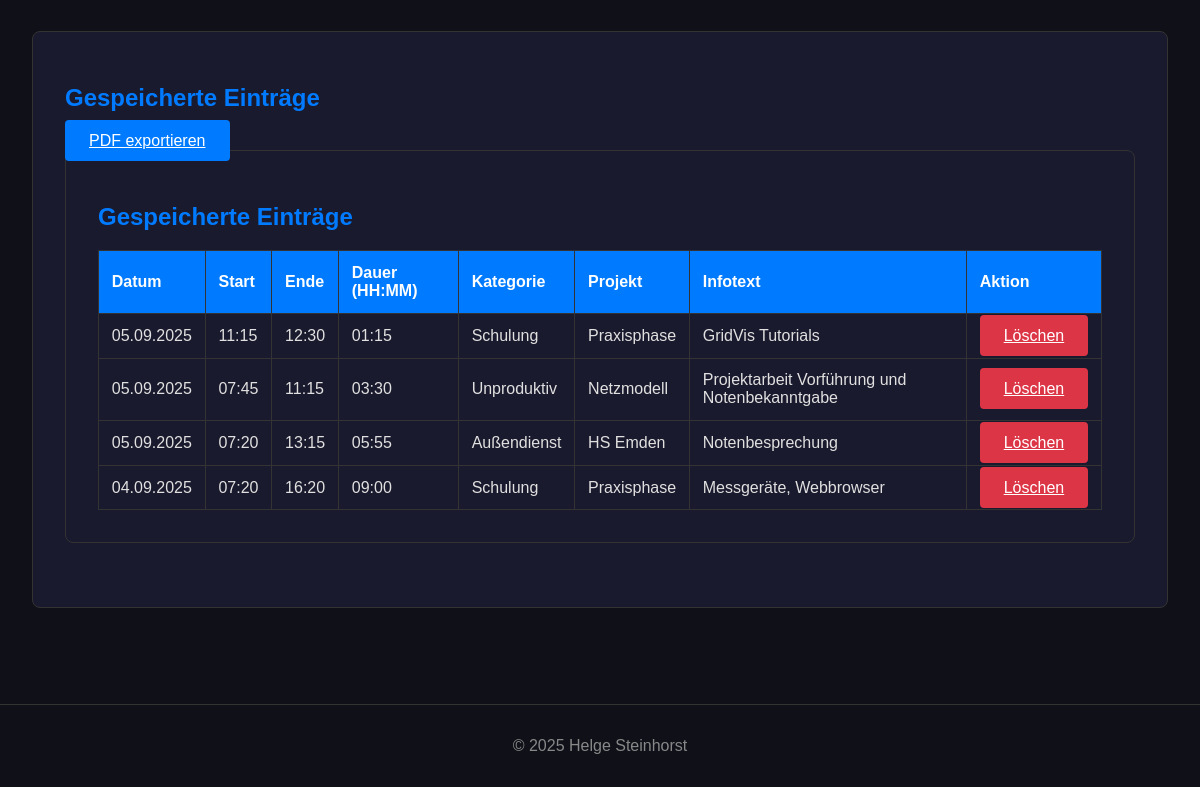
The page /dokumentation (lower part) on the database as committed earlier.
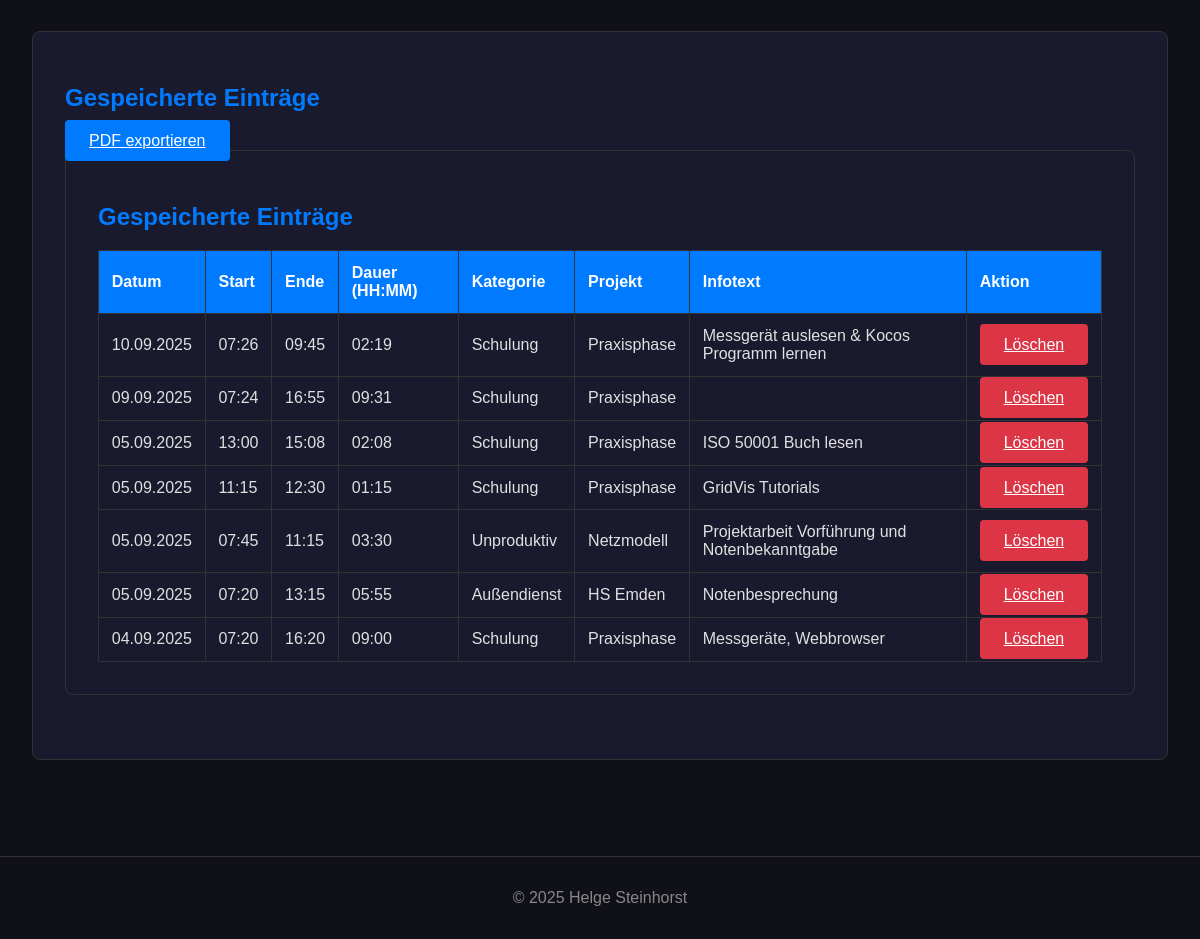
The same page on the database as committed later.
### app.py (models this page shows)
class TimeEntry(db.Model):
    id = db.Column(db.Integer, primary_key=True)
    date = db.Column(db.Date, nullable=False, default=date.today)
    start_time = db.Column(db.Time, nullable=False)
    end_time = db.Column(db.Time, nullable=False)
    category = db.Column(db.String(50), nullable=False)
    project = db.Column(db.String(100), nullable=False)
    info_text = db.Column(db.String(300), nullable=True)
    @property
    def duration(self):
        start_dt = datetime.combine(self.date, self.start_time)
        end_dt = datetime.combine(self.date, self.end_time)
        if end_dt < start_dt:
            end_dt += timedelta(days=1)
        return end_dt - start_dt
    @property
    def duration_str(self):
        total_seconds = self.duration.total_seconds()
        hours, remainder = divmod(total_seconds, 3600)
        minutes, _ = divmod(remainder, 60)
        return f"{int(hours):02}:{int(minutes):02}"

### app.py (the view, shortened to what this page needs)
@app.route('/dokumentation', methods=['GET', 'POST'])
def dokumentation():
    entries = TimeEntry.query.order_by(TimeEntry.date.desc(), TimeEntry.start_time.desc()).all()
    generate_category_chart(entries)
    return render_template('dokumentation.html', entries=entries)

### app.py (called while the page is built)
@app.context_processor
def inject_now():
    return {'now': datetime.now(timezone.utc)}

### templates/dokumentation.html (shortened to what this page needs)
{% extends 'base.html' %}
{% block content %}
    <div class="table-container">
    <h2>Gespeicherte Einträge</h2>
    <a href="{{ url_for('generate_pdf') }}" class="btn" style="margin-bottom: 1rem;">PDF exportieren</a>
    <div class="table-container">
        <h2>Gespeicherte Einträge</h2>
        <table class="data-table">
            <thead>
                <tr>
                    <th>Datum</th>
                    <th>Start</th>
                    <th>Ende</th>
                    <th>Dauer (HH:MM)</th>
                    <th>Kategorie</th>
                    <th>Projekt</th>
                    <th>Infotext</th>
                    <th>Aktion</th>
                </tr>
            </thead>
            <tbody>
                {% for entry in entries %}
                <tr>
                    <td>{{ entry.date.strftime('%d.%m.%Y') }}</td>
                    <td>{{ entry.start_time.strftime('%H:%M') }}</td>
                    <td>{{ entry.end_time.strftime('%H:%M') }}</td>
                    <td>{{ entry.duration_str }}</td>
                    <td>{{ entry.category }}</td>
                    <td>{{ entry.project }}</td>
                    <td>{{ entry.info_text }}</td>
                    <td>
                        <a href="{{ url_for('delete_entry', entry_id=entry.id) }}"
                           class="btn btn-danger"
                           onclick="return confirm('Möchtest du diesen Eintrag wirklich löschen?');">Löschen</a>
                    </td>
                </tr>
                {% else %}
                <tr>
                    <td colspan="8">Noch keine Einträge vorhanden.</td>
                </tr>
                {% endfor %}
            </tbody>
        </table>
    </div>
{% endblock %}

### templates/base.html (shortened to what this page needs)
<!DOCTYPE html>
<html lang="de">
<head>
    <link rel="stylesheet" href="{{ url_for('static', filename='css/style.css') }}">
</head>
<body>
    <main class="main-content">
        {% block content %}{% endblock %}
    </main>
    <footer>
        <p>&copy; 2025 Helge Steinhorst</p>
    </footer>
</body>
</html>

### static/css/style.css (style rules this page uses)
:root { --primary-bg-color: #0f1018; --secondary-bg-color: #1a1a2e; --primary-text-color: #e0e0e0; --accent-color: #007bff; --accent-hover-color: #0056b3; --border-color: #333; --success-color: #28a745; --error-color: #dc3545; }
body { font-family: Arial, sans-serif; background-color: var(--primary-bg-color); color: var(--primary-text-color); margin: 0; padding-top: 70px; }
.main-content { padding: 2rem; max-width: 1200px; margin: 0 auto; }
h1, h2 { color: var(--accent-color); }
.form-container, .result-container, .table-container, .chart-container { background-color: var(--secondary-bg-color); padding: 2rem; border-radius: 8px; margin-bottom: 2rem; border: 1px solid var(--border-color); }
.btn { padding: 0.75rem 1.5rem; border: none; border-radius: 4px; background-color: var(--accent-color); color: white; font-size: 1rem; cursor: pointer; transition: background-color 0.2s ease; }
.btn-danger { background-color: var(--error-color); }
.data-table { width: 100%; border-collapse: collapse; margin-top: 1rem; }
.data-table th, .data-table td { border: 1px solid var(--border-color); padding: 0.8rem; text-align: left; }
.data-table th { background-color: var(--accent-color); color: white; }
footer { text-align: center; padding: 1rem; margin-top: 2rem; border-top: 1px solid var(--border-color); color: #888; }

Rows that differ between the two databases and show on the page:
added TimeEntry: date "10.09.2025", start_time "07:26", end_time "09:45", duration_str "02:19", category "Schulung", project "Praxisphase", info_text "Messgerät auslesen & Kocos Programm lernen"
added TimeEntry: date "09.09.2025", start_time "07:24", end_time "16:55", duration_str "09:31", category "Schulung", project "Praxisphase"
added TimeEntry: date "05.09.2025", start_time "13:00", end_time "15:08", duration_str "02:08", category "Schulung", project "Praxisphase", info_text "ISO 50001 Buch lesen"
